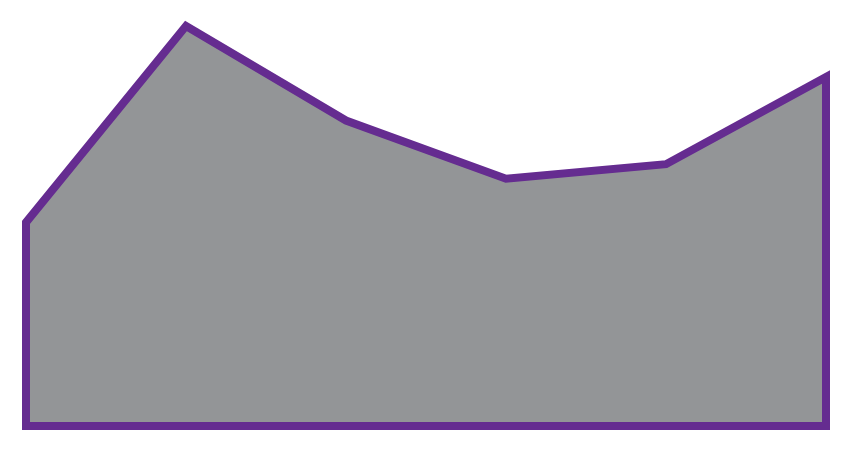

Vega-Lite specification stored for this chart:
### Vega specification from a JSON file in a GitHub repository (floating-point values rounded to 4 significant figures)
{"$schema": "https://vega.github.io/schema/vega/v5.json", "width": 400, "height": 200, "padding": 5, "signals": [{"name": "defined", "value": true, "bind": {"input": "checkbox"}}, {"name": "interpolate", "value": "linear", "bind": {"input": "select", "options": ["basis", "cardinal", "catmull-rom", "linear", "monotone", "natural", "step", "step-after", "step-before"]}}, {"name": "tension", "value": 0, "bind": {"input": "range", "min": 0, "max": 1, "step": 0.05}}, {"name": "y2", "value": 0, "bind": {"input": "range", "min": 0, "max": 20, "step": 1}}, {"name": "strokeWidth", "value": 4, "bind": {"input": "range", "min": 0, "max": 10, "step": 0.5}}, {"name": "color", "value": "both", "bind": {"input": "radio", "options": ["fill", "stroke", "both"]}}], "data": [{"name": "table", "values": [{"u": 1, "v": 28}, {"u": 2, "v": 55}, {"u": 3, "v": 42}, {"u": 4, "v": 34}, {"u": 5, "v": 36}, {"u": 6, "v": 48}]}], "scales": [{"name": "xscale", "type": "linear", "range": "width", "zero": false, "domain": {"data": "table", "field": "u"}}, {"name": "yscale", "type": "linear", "range": "height", "nice": true, "zero": true, "domain": {"data": "table", "field": "v"}}], "marks": [{"type": "area", "from": {"data": "table"}, "encode": {"enter": {"fill": {"value": "#939597"}, "stroke": {"value": "#652c90"}}, "update": {"x": {"scale": "xscale", "field": "u"}, "y": {"scale": "yscale", "field": "v"}, "y2": {"scale": "yscale", "signal": "y2"}, "defined": {"signal": "defined || datum.u !== 3"}, "interpolate": {"signal": "interpolate"}, "tension": {"signal": "tension"}, "opacity": {"value": 1}, "fillOpacity": {"signal": "color === 'fill' || color === 'both' ? 1 : 0"}, "strokeOpacity": {"signal": "color === 'stroke' || color === 'both' ? 1 : 0"}, "strokeWidth": {"signal": "strokeWidth"}}, "hover": {"opacity": {"value": 0.5}}}}]}
